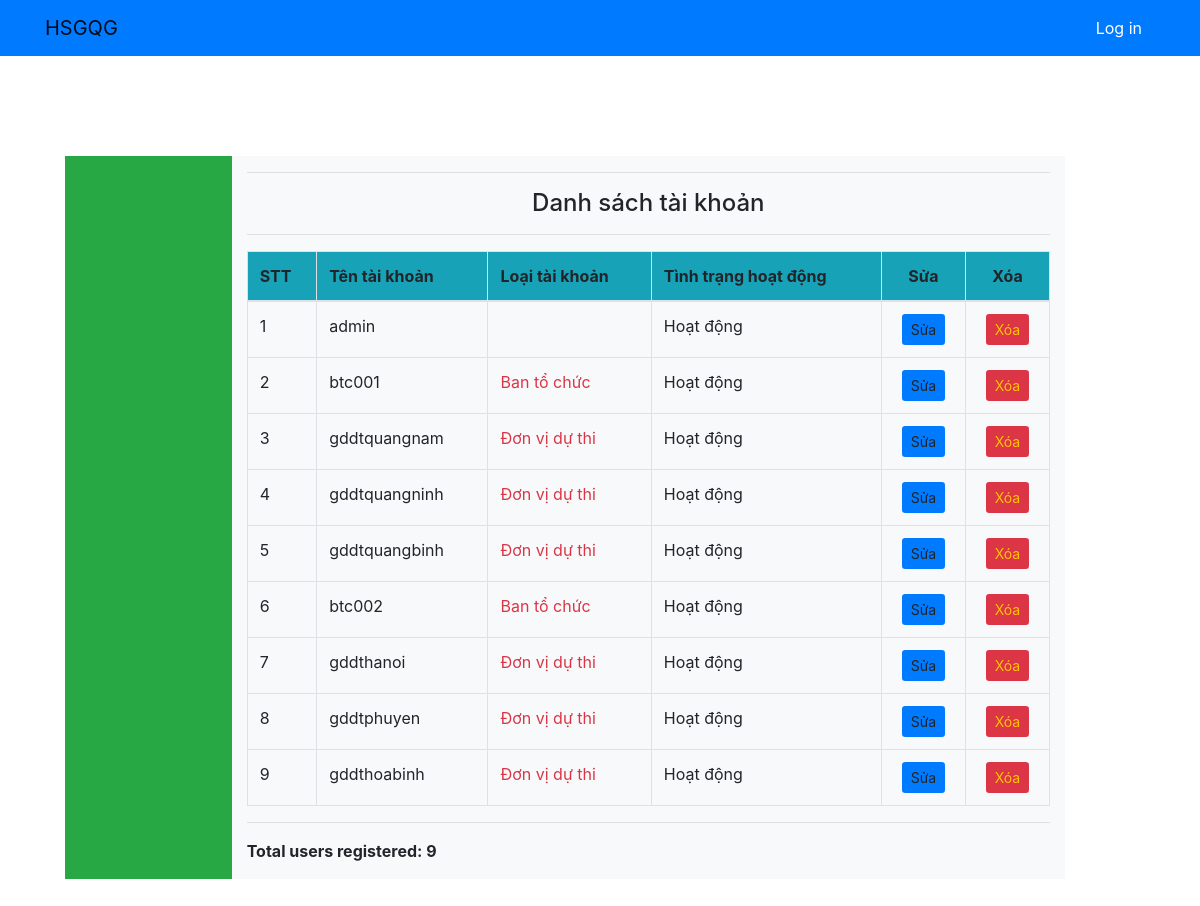
/manager/, run on the app's committed database.
### core/models.py (models this page shows, shortened)
class User(AbstractUser):
    is_BanToChuc = models.BooleanField(default=False)
    is_DonViDuThi = models.BooleanField(default=False)
    name = models.CharField(max_length=30)
    email = models.CharField(max_length=30)
    phone_number = models.CharField(max_length=15)

### core/views.py (the view)
# urls.py: path('manager/', views.account_management, name='account_management'),
def account_management(request):
    all_users = User.objects.all()
    return render(request, 'sys_admin/account_management.html', {
        'all_users':all_users
    })

### ContestManagement4/templates/sys_admin/account_management.html
{% extends 'base.html' %}
{% block content %}
    <div >
        <h4 class="text-center ">Danh sách tài khoản</h4>
        <hr>
        <table class="table table-bordered ">
            <thead class="bg-info ">
            <tr>
                <th scope="col">STT</th>
                <th scope="col">Tên tài khoản</th>
                <th scope="col">Loại tài khoản </th>
                <th scope="col">Tình trạng hoạt động</th>
                <th scope="col" class="text-center">Sửa</th>
                <th scope="col" class="text-center">Xóa</th>
            </tr>
            </thead>
            <tbody>
                {% for user in all_users %}
                <tr >
                    <th scope="row" class="font-weight-normal">{{ forloop.counter }}</th>
                    <th class="font-weight-normal">{{ user.username }} </th>
                    <th class="font-weight-normal text-danger">
                        {% if user.is_DonViDuThi %}
                            Đơn vị dự thi
                        {% elif user.is_BanToChuc %}
                            Ban tổ chức
                        {% elif request.user.is_superuser %}
                            Admin
                        {% endif %}
                    </th>
                    <th class="font-weight-normal">Hoạt động</th>
                    <th class="font-weight-normal text-center">
                        <a href="#">
                            <button type="button" class="btn btn-default btn-sm bg-primary" > Sửa </button>
                        </a>
                    </th>
                    <th class="font-weight-normal text-center">
                        <a href="#">
                            <button type="button" class="btn btn-default btn-sm bg-danger text-warning" > Xóa </button>
                        </a>
                    </th>
                 </tr>
                {% endfor %}
            </tbody>
        </table>
        <hr>
    </div>
    <p>
        <strong>Total users registered: {{ all_users.count }}
    </p>
{% endblock content %}

### data on the page
User: username "admin"
User: username "btc001", is_DonViDuThi "Ban tổ chức"
User: username "gddtquangnam", is_DonViDuThi "Đơn vị dự thi"
User: username "gddtquangninh", is_DonViDuThi "Đơn vị dự thi"
User: username "gddtquangbinh", is_DonViDuThi "Đơn vị dự thi"
User: username "btc002", is_DonViDuThi "Ban tổ chức"
User: username "gddthanoi", is_DonViDuThi "Đơn vị dự thi"
User: username "gddtphuyen", is_DonViDuThi "Đơn vị dự thi"
User: username "gddthoabinh", is_DonViDuThi "Đơn vị dự thi"

### other printed values
{{ all_users.count }} "9"
